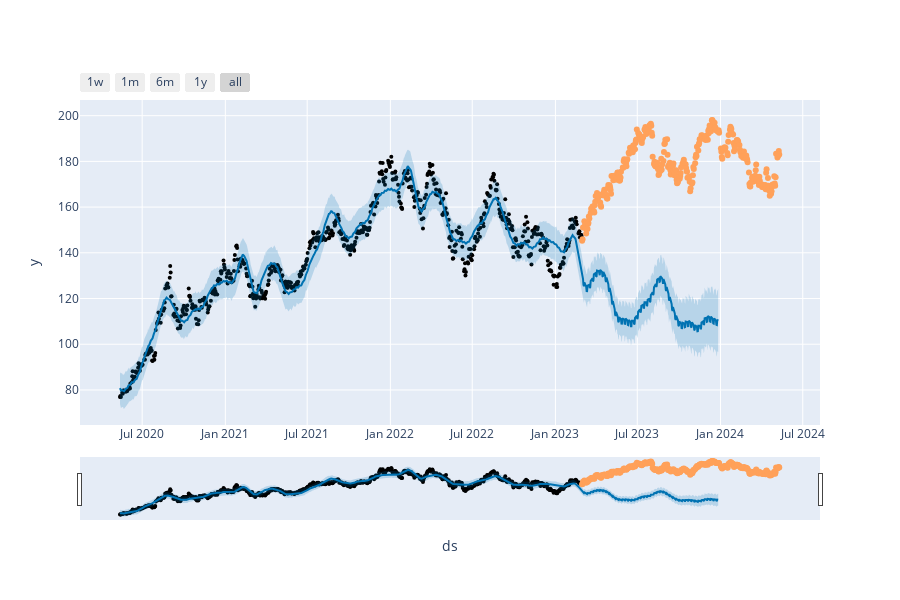

The notebook cell this image was saved under:
### Code cell
from prophet import Prophet
from prophet.plot import plot_plotly

# Assuming you have already imported necessary libraries and loaded the data

# Reset index of stocks DataFrame
stocks.reset_index(inplace=True)
# stocks.set_index('Date',inplace=True)
stocks_temp = stocks[['Date', 'Close']].rename(columns={'Date': 'ds', 'Close': 'y'})
split=len(stocks_temp)-int(len(stocks_temp)*0.70)

stocks_temp_test = stocks_temp.tail(split)
print(split)

stocks_temp_train = stocks_temp.head(len(stocks_temp) - split)

FBprophet = Prophet(daily_seasonality=True)

FBprophet.fit(stocks_temp_train)

future = FBprophet.make_future_dataframe(periods=split)

forecast = FBprophet.predict(future)

fig = plot_plotly(FBprophet, forecast)

fig.add_trace(go.Scatter(x=stocks_temp_test['ds'], y=stocks_temp_test['y'], mode='markers', name='Test Data'))

fig.show()

### Figure 1 — Plotly figure (JSON) as saved in the notebook; plotly's stock layout.template omitted (floating-point values rounded to 4 significant figures; data arrays with more than 128 entries replaced by an {"elided": "..."} marker saying what was removed)
{"data": [{"marker": {"color": "black", "size": 4}, "mode": "markers", "name": "Actual", "type": "scatter", "x": {"elided": "704 str values"}, "y": {"elided": "704 float values"}}, {"hoverinfo": "skip", "line": {"width": 0}, "mode": "lines", "type": "scatter", "x": {"elided": "1006 str values"}, "y": {"elided": "1006 float values"}}, {"fill": "tonexty", "fillcolor": "rgba(0, 114, 178, 0.2)", "line": {"color": "#0072B2", "width": 2}, "mode": "lines", "name": "Predicted", "type": "scatter", "x": {"elided": "1006 str values"}, "y": {"elided": "1006 float values"}}, {"fill": "tonexty", "fillcolor": "rgba(0, 114, 178, 0.2)", "hoverinfo": "skip", "line": {"width": 0}, "mode": "lines", "type": "scatter", "x": {"elided": "1006 str values"}, "y": {"elided": "1006 float values"}}, {"mode": "markers", "name": "Test Data", "type": "scatter", "x": {"elided": "302 str values"}, "y": {"elided": "302 float values"}}], "layout": {"height": 600, "showlegend": false, "width": 900, "xaxis": {"rangeselector": {"buttons": [{"count": 7, "label": "1w", "step": "day", "stepmode": "backward"}, {"count": 1, "label": "1m", "step": "month", "stepmode": "backward"}, {"count": 6, "label": "6m", "step": "month", "stepmode": "backward"}, {"count": 1, "label": "1y", "step": "year", "stepmode": "backward"}, {"step": "all"}]}, "rangeslider": {"visible": true}, "title": {"text": "ds"}, "type": "date"}, "yaxis": {"title": {"text": "y"}}}}
